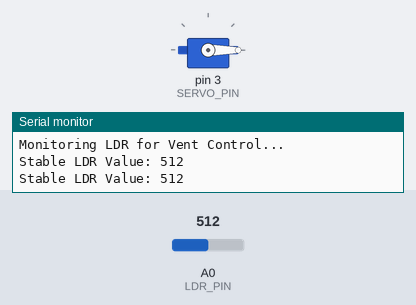
A sketch run on a simulated Arduino Uno, built with avr-gcc and run on an emulated ATmega328P. Shown: servo, the last lines printed to the serial monitor. The inputs (shaded band) are chosen by the test bench; at power-on: A0 (LDR_PIN) = 512.

Above: at 2.3 s.
2.4 s: A0 (LDR_PIN) set to 592
4.5 s: A0 (LDR_PIN) set to 610
At 5.0 s:
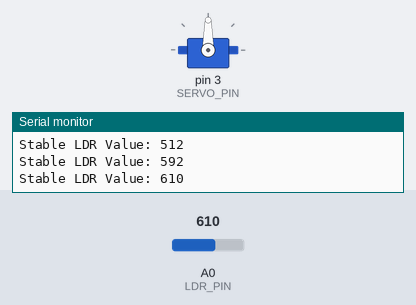
6.6 s: A0 (LDR_PIN) set to 590
At 8.5 s:
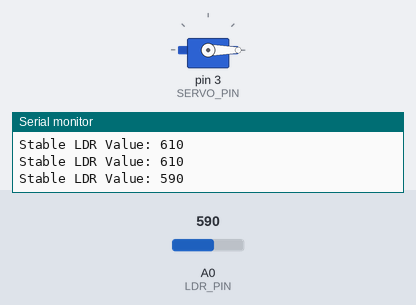
9.0 s: A0 (LDR_PIN) set to 716
At 9.7 s:
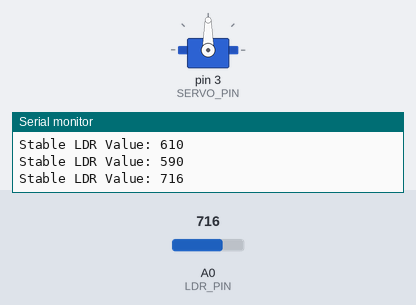
Timing chart, 0 to 12.0 s (numbered marks = the images above; inputs shaded):
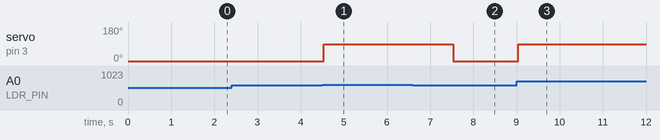

Measured:
- the behaviour switches between 600 and 601 on A0 (LDR_PIN) (found by bisection; images 0 and 1)
- after the input at 4.5 s, servo on pin 3 (SERVO_PIN): 0° → 90° at once
- after the input at 6.6 s, servo on pin 3 (SERVO_PIN): 90° → 0° after 0.94 s
- after the input at 9.0 s, servo on pin 3 (SERVO_PIN): 0° → 90° at once

The sketch:

servo.ino
```cpp
/**
 * Smart Greenhouse Controller - Phase 2: Automated Shading/Ventilation
 * Hardware: LDR on A0, Servo on Pin 3
 * Last Updated: Jan 2026
 */

#include <Servo.h>

// Pin Definitions
const int LDR_PIN = A0;
const int SERVO_PIN = 3;

// Thresholds & Configuration
const int LIGHT_THRESHOLD = 600; // Adjust based on your environment (0-1023)
const int VENT_OPEN = 90;        // Degrees
const int VENT_CLOSED = 0;       // Degrees
const int SAMPLE_DELAY = 1000;   // 1 second interval

Servo greenhouseVent;

void setup() {
    Serial.begin(9600);

    // Attach servo to digital pin 3
    greenhouseVent.attach(SERVO_PIN);

    // Initialize position
    greenhouseVent.write(VENT_CLOSED);

    Serial.println("--- Smart Greenhouse System: Phase 2 ---");
    Serial.println("Monitoring LDR for Vent Control...");
}

void loop() {
    // 1. Read LDR while Servo is "quiet"
    int lightValue = analogRead(LDR_PIN);
    Serial.print("Stable LDR Value: ");
    Serial.println(lightValue);

    // 2. Logic
    if (lightValue > LIGHT_THRESHOLD) {
        greenhouseVent.attach(SERVO_PIN); // Wake up servo
        greenhouseVent.write(90);
        delay(500);                       // Give it time to move
        greenhouseVent.detach();          // Cut the noise/power
    } else {
        greenhouseVent.attach(SERVO_PIN);
        greenhouseVent.write(0);
        delay(500);
        greenhouseVent.detach();
    }

    delay(1000);
}
```
